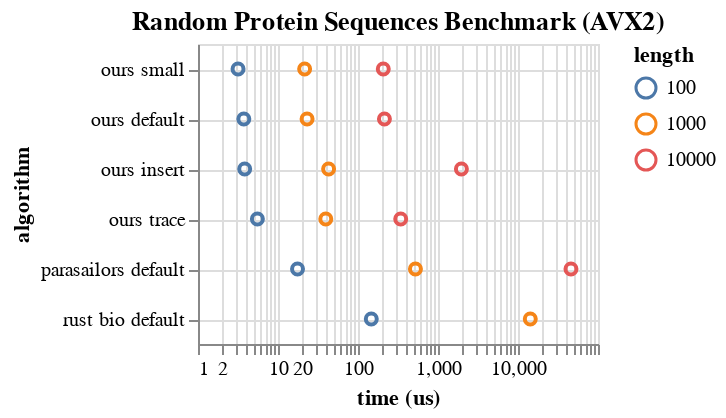

Source (notebook cell):
### Code cell
c = alt.Chart(data, title = "Random Protein Sequences Benchmark (AVX2)").mark_point(opacity = 1).encode(
    x = alt.X("time", axis = alt.Axis(title = "time (us)"), scale = alt.Scale(type = "log")),
    y = alt.Y("algorithm property", axis = alt.Axis(title = "algorithm", grid = True), sort = alt.EncodingSortField(field = "time")),
    color = "length:N"
).transform_filter(
    datum.alphabet == "protein"
).properties(
    width = 200,
    height = 150
)
save(c, "random_protein_bench.pdf")
c

### Figure 1 — Vega-Lite specification as saved in the notebook (floating-point values rounded to 4 significant figures)
{"config": {"view": {"continuousWidth": 400, "continuousHeight": 300}}, "data": {"name": "data-e8b5a25ab43629c495605241dbc0cd1a"}, "mark": {"type": "point", "opacity": 1}, "encoding": {"color": {"type": "nominal", "field": "length"}, "x": {"type": "quantitative", "axis": {"title": "time (us)"}, "field": "time", "scale": {"type": "log"}}, "y": {"type": "nominal", "axis": {"grid": true, "title": "algorithm"}, "field": "algorithm property", "sort": {"field": "time"}}}, "height": 150, "title": "Random Protein Sequences Benchmark (AVX2)", "transform": [{"filter": "(datum.alphabet === 'protein')"}], "width": 200, "$schema": "https://vega.github.io/schema/vega-lite/v4.8.1.json", "datasets": {"data-e8b5a25ab43629c495605241dbc0cd1a": [{"algorithm": "parasailors", "alphabet": "protein", "k": 1000, "length": 10000, "property": "default", "time": 45930.0, "algorithm property": "parasailors default"}, {"algorithm": "parasailors", "alphabet": "protein", "k": 100, "length": 1000, "property": "default", "time": 522.4, "algorithm property": "parasailors default"}, {"algorithm": "parasailors", "alphabet": "protein", "k": 10, "length": 100, "property": "default", "time": 17.54, "algorithm property": "parasailors default"}, {"algorithm": "rust bio", "alphabet": "protein", "k": 100, "length": 1000, "property": "default", "time": 14240.0, "algorithm property": "rust bio default"}, {"algorithm": "rust bio", "alphabet": "protein", "k": 10, "length": 100, "property": "default", "time": 146.6, "algorithm property": "rust bio default"}, {"algorithm": "ours", "alphabet": "protein", "k": 1000, "length": 10000, "property": "default", "time": 214.0, "algorithm property": "ours default"}, {"algorithm": "ours", "alphabet": "protein", "k": 1000, "length": 10000, "property": "insert", "time": 1961.0, "algorithm property": "ours insert"}, {"algorithm": "ours", "alphabet": "protein", "k": 1000, "length": 10000, "property": "small", "time": 207.0, "algorithm property": "ours small"}, {"algorithm": "ours", "alphabet": "protein", "k": 1000, "length": 10000, "property": "trace", "time": 341.9, "algorithm property": "ours trace"}, {"algorithm": "ours", "alphabet": "protein", "k": 100, "length": 1000, "property": "default", "time": 23.09, "algorithm property": "ours default"}, {"algorithm": "ours", "alphabet": "protein", "k": 100, "length": 1000, "property": "insert", "time": 42.92, "algorithm property": "ours insert"}, {"algorithm": "ours", "alphabet": "protein", "k": 100, "length": 1000, "property": "small", "time": 21.52, "algorithm property": "ours small"}, {"algorithm": "ours", "alphabet": "protein", "k": 100, "length": 1000, "property": "trace", "time": 39.56, "algorithm property": "ours trace"}, {"algorithm": "ours", "alphabet": "protein", "k": 10, "length": 100, "property": "default", "time": 3.739, "algorithm property": "ours default"}, {"algorithm": "ours", "alphabet": "protein", "k": 10, "length": 100, "property": "insert", "time": 3.834, "algorithm property": "ours insert"}, {"algorithm": "ours", "alphabet": "protein", "k": 10, "length": 100, "property": "small", "time": 3.166, "algorithm property": "ours small"}, {"algorithm": "ours", "alphabet": "protein", "k": 10, "length": 100, "property": "trace", "time": 5.525, "algorithm property": "ours trace"}, {"algorithm": "ours", "alphabet": "nucleotide", "k": 1000, "length": 10000, "property": "default", "time": 207.6, "algorithm property": "ours default"}, {"algorithm": "ours", "alphabet": "nucleotide", "k": 100, "length": 1000, "property": "default", "time": 21.6, "algorithm property": "ours default"}, {"algorithm": "triple accel", "alphabet": "nucleotide", "k": 1000, "length": 10000, "property": "default", "time": 6863.0, "algorithm property": "triple accel default"}, {"algorithm": "triple accel", "alphabet": "nucleotide", "k": 100, "length": 1000, "property": "default", "time": 22.42, "algorithm property": "triple accel default"}]}}
